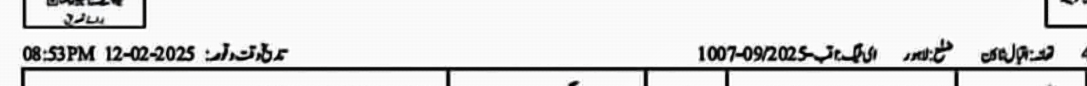
#> input picture CrimeVision/Image-to-text/backend/debug_date_time_wider.png, 3259 x 256 px, given in place of debug_date_time_wider.png.png, which was not available (shown at 1/3 size)
$ python visualize_region.py debug_date_time_wider.png
#> lines starting #> are read from the running program, lines starting #| are printed output that depends on the picture; pictures that were not available may be replaced by others from this repository, and a replacement may not be noted
"""Visualize the sections region to help narrow it down"""
import cv2
import sys

fir_name = sys.argv[1] if len(sys.argv) > 1 else 'FIR_001'
img_path = f'D:/FYP/Project/CrimeVision/OCRModel/app/data/raw/{fir_name}.png'

img = cv2.imread(img_path)
#> img is the input picture: shape (256, 3259, 3); mean B, G, R 222.9, 222.9, 222.9
if img is None:
    print(f"ERROR: Cannot load {img_path}")
    sys.exit(1)

h, w = img.shape[:2]
#> h = 256; w = 3259
print(f'{fir_name} size: {w}x{h}')
#| debug_date_time_wider.png size: 3259x256

# Current region
TOP, BOTTOM = 0.23, 0.50
LEFT, RIGHT = 0.42, 0.74

y1, y2 = int(h * TOP), int(h * BOTTOM)
#> y1 = 58; y2 = 128
x1, x2 = int(w * LEFT), int(w * RIGHT)
#> x1 = 1368; x2 = 2411

# Draw rectangle on image
img_marked = img.copy()
cv2.rectangle(img_marked, (x1, y1), (x2, y2), (0, 0, 255), 10)

# Add text
cv2.putText(img_marked, f"Region: {LEFT:.2f}-{RIGHT:.2f} x {TOP:.2f}-{BOTTOM:.2f}",
            (x1, y1-20), cv2.FONT_HERSHEY_SIMPLEX, 2, (0, 0, 255), 3)
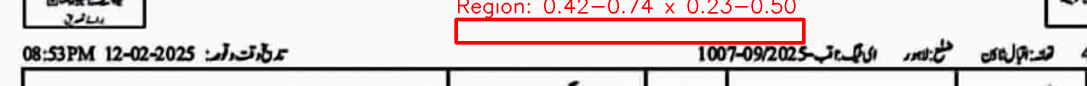
#> img_marked: shape (256, 3259, 3) (shown at 1/3 size); mean B, G, R 213, 213, 223.1

# Save marked full image (scaled down)
scale = 0.3
small = cv2.resize(img_marked, None, fx=scale, fy=scale)
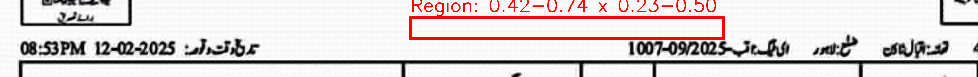
#> small: shape (77, 978, 3); mean B, G, R 213.9, 213.9, 223.2
cv2.imwrite(f'region_marked_{fir_name}.png', small)
print(f'Saved: region_marked_{fir_name}.png (full image with region marked)')

# Save just the region
region = img[y1:y2, x1:x2]
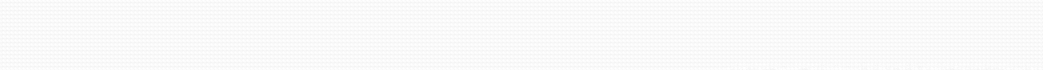
#> region: shape (70, 1043, 3); min 243, max 255, mean 249.5
cv2.imwrite(f'region_crop_{fir_name}.png', region)
print(f'Saved: region_crop_{fir_name}.png (just the cropped region)')
print(f'\nRegion coordinates: Y[{y1}:{y2}] X[{x1}:{x2}]')
#| Region coordinates: Y[58:128] X[1368:2411]
print(f'Region size: {x2-x1}x{y2-y1}')
#| Region size: 1043x70
print(f'\nPlease open region_crop_{fir_name}.png and tell me:')
print('1. Where are the REAL section numbers located? (left/center/right)')
print('2. What other numbers/text do you see that are NOT sections?')
